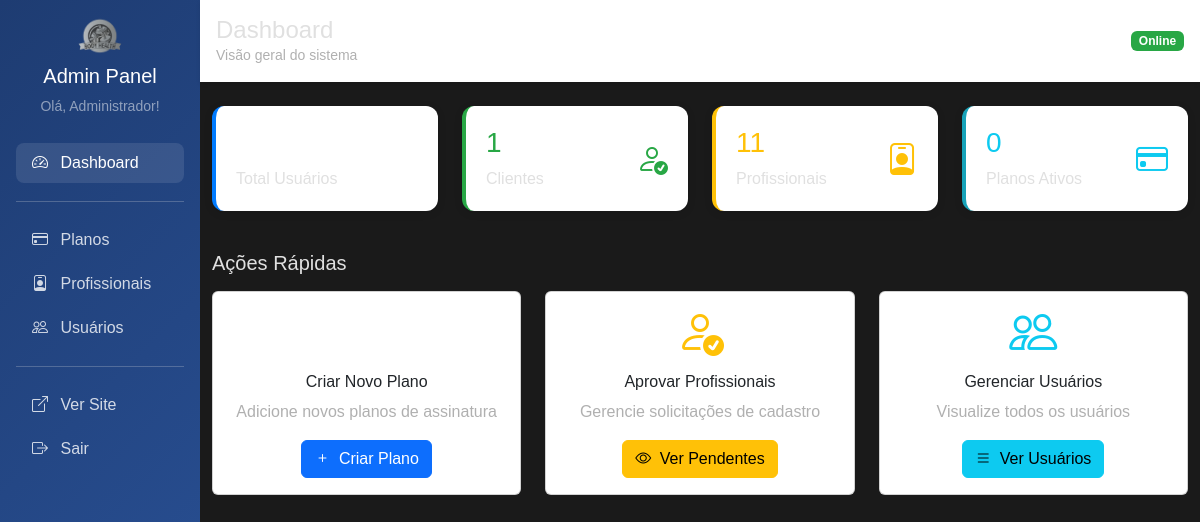
Before: /admin (signed in) with the older database file.
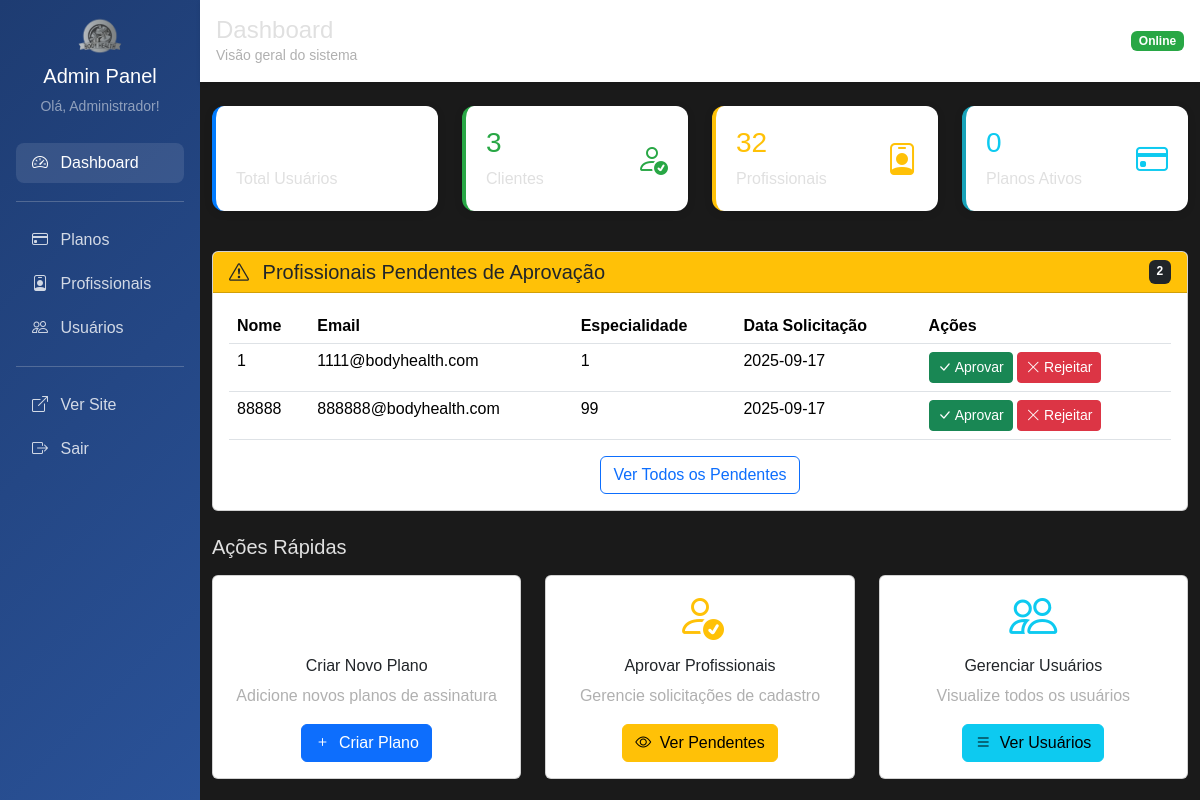
After: the same page with the newer database file.
### tables this page shows
CREATE TABLE profissional (
    id INTEGER PRIMARY KEY,
    especialidade TEXT NOT NULL,
    registro_profissional TEXT,
    status TEXT DEFAULT 'pendente',
    data_solicitacao TIMESTAMP DEFAULT CURRENT_TIMESTAMP,
    data_aprovacao TIMESTAMP,
    aprovado_por INTEGER,
    FOREIGN KEY (id) REFERENCES usuario(id),
    FOREIGN KEY (aprovado_por) REFERENCES usuario(id)
);

CREATE TABLE usuario (
    id INTEGER PRIMARY KEY AUTOINCREMENT,
    nome TEXT NOT NULL,
    email TEXT UNIQUE NOT NULL,
    senha TEXT NOT NULL,
    perfil TEXT NOT NULL DEFAULT 'cliente',
    foto TEXT,
    token_redefinicao TEXT,
    data_token TIMESTAMP,
    data_cadastro TIMESTAMP DEFAULT CURRENT_TIMESTAMP
);

### main.py (the view)
@app.get("/admin")
@requer_autenticacao(['admin'])
async def admin_dashboard(request: Request, usuario_logado: dict = None):
    total_usuarios = len(usuario_repo.obter_todos())
    total_clientes = len(cliente_repo.obter_todos())
    total_profissionais = len(profissional_repo.obter_todos())
    total_planos = len(plano_repo.obter_todos())
    profissionais_pendentes = profissional_repo.obter_pendentes()
    estatisticas = {
        "total_usuarios": total_usuarios,
        "total_clientes": total_clientes,
        "total_profissionais": total_profissionais,
        "total_planos": total_planos,
        "profissionais_pendentes": len(profissionais_pendentes)
    }
    return templates.TemplateResponse("admin/dashboard.html", {
        "request": request,
        "usuario": usuario_logado,
        "estatisticas": estatisticas,
        "profissionais_pendentes": profissionais_pendentes[:5]  # Últimos 5
    })

### templates/admin/dashboard.html (shortened to what the changed rows need)
{% extends "admin/base_admin.html" %}
{% block content %}
    <div class="row mb-4">
        <div class="col-md-3 mb-3">
            <div class="stats-card success">
                <div class="d-flex justify-content-between">
                    <div>
                        <h3 class="text-success">{{ estatisticas.total_clientes }}</h3>
                        <p class="mb-0">Clientes</p>
                    </div>
                </div>
            </div>
        </div>
        <div class="col-md-3 mb-3">
            <div class="stats-card warning">
                <div class="d-flex justify-content-between">
                    <div>
                        <h3 class="text-warning">{{ estatisticas.total_profissionais }}</h3>
                        <p class="mb-0">Profissionais</p>
                    </div>
                </div>
            </div>
        </div>
    </div>
    {% if estatisticas.profissionais_pendentes > 0 %}
    <div class="row mb-4">
        <div class="col-12">
            <div class="card">
                <div class="card-header bg-warning text-dark d-flex justify-content-between">
                    <h5 class="mb-0">
                        <i class="bi bi-exclamation-triangle me-2"></i>
                        Profissionais Pendentes de Aprovação
                    </h5>
                    <span class="badge bg-dark">{{ estatisticas.profissionais_pendentes }}</span>
                </div>
                <div class="card-body">
                    {% if profissionais_pendentes %}
                        <div class="table-responsive">
                            <table class="table table-hover">
                                <thead>
                                    <tr>
                                        <th>Nome</th>
                                        <th>Email</th>
                                        <th>Especialidade</th>
                                        <th>Data Solicitação</th>
                                        <th>Ações</th>
                                    </tr>
                                </thead>
                                <tbody>
                                    {% for prof in profissionais_pendentes %}
                                    <tr>
                                        <td>{{ prof.nome }}</td>
                                        <td>{{ prof.email }}</td>
                                        <td>{{ prof.especialidade }}</td>
                                        <td>{{ prof.data_solicitacao[:10] if prof.data_solicitacao else "Não definido" }}</td>
                                        <td>
                                            <form method="post" action="/admin/profissionais/aprovar/{{ prof.id }}" class="d-inline">
                                                <button type="submit" class="btn btn-success btn-sm">
                                                    <i class="bi bi-check-lg"></i> Aprovar
                                                </button>
                                            </form>
                                            <form method="post" action="/admin/profissionais/rejeitar/{{ prof.id }}" class="d-inline">
                                                <button type="submit" class="btn btn-danger btn-sm">
                                                    <i class="bi bi-x-lg"></i> Rejeitar
                                                </button>
                                            </form>
                                        </td>
                                    </tr>
                                    {% endfor %}
                                </tbody>
                            </table>
                        </div>
                        <div class="text-center">
                            <a href="/admin/profissionais/pendentes" class="btn btn-outline-primary">
                                Ver Todos os Pendentes
                            </a>
                        </div>
                    {% endif %}
                </div>
            </div>
        </div>
    </div>
    {% endif %}
{% endblock %}

Changed rows visible on the page:
added profissional: nome "1", email "1111@bodyhealth.com", especialidade "1", data_solicitacao "2025-09-17"
added profissional: nome "88888", email "888888@bodyhealth.com", especialidade "99", data_solicitacao "2025-09-17"
Other visible differences:
{{ estatisticas.total_clientes }}: "1" → "3"
{{ estatisticas.total_profissionais }}: "11" → "32"
{{ estatisticas.profissionais_pendentes }}: (not shown) → "2"
text now shown: "Profissionais Pendentes de Aprovação Nome Email Especialidade Data Solicitação Ações Ver Todos os Pendentes"
